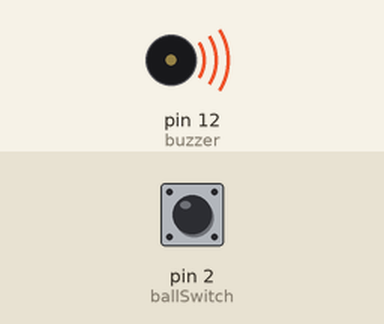
A sketch run on a simulated Arduino Uno, built with avr-gcc and run on an emulated ATmega328P. Shown: buzzer (waves = sounding, pin HIGH). The inputs (shaded band) are chosen by the test bench; at power-on: pin 2 (ballSwitch) HIGH.

Above: at 1.2 s.
1.3 s: pin 2 (ballSwitch) pulled LOW for 0.15 s
At 1.37 s:
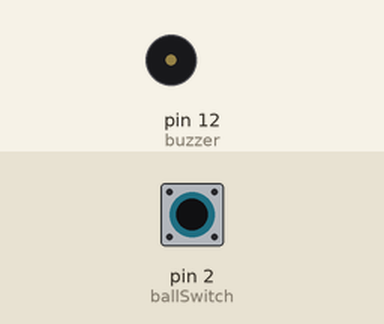
2.9 s: pin 2 (ballSwitch) pulled LOW for 3.2 s
At 7.2 s:
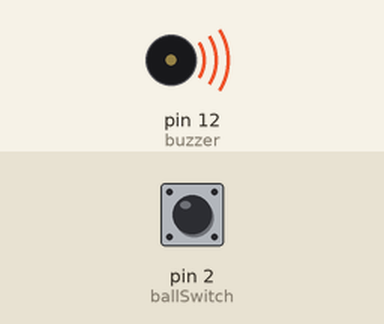
Timing chart, 0 to 8.7 s (numbered marks = the images above; inputs shaded):
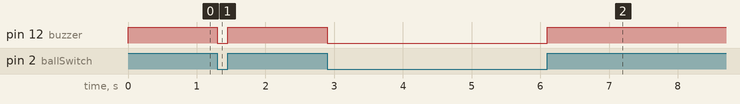

Measured:
- after the input at 1.3 s, pin 12 (buzzer): HIGH → LOW at once, → HIGH 0.15 s later
- after the input at 2.9 s, pin 12 (buzzer): HIGH → LOW at once, → HIGH 3.2 s later

The sketch:

Arduino_tiltSwitch_buzzer.ino
```cpp
#define buzzer 12
#define ballSwitch 2
//#define debounceDelay 500 //ms for debounce

// unsigned long lastDebounceTime = 0;
// int lastSwitchState;
// int switchState;

void setup() {
  // put your setup code here, to run once:
  pinMode(ballSwitch, INPUT_PULLUP);  // Initialize ball switch as an input with internal pull-up
  pinMode(buzzer, OUTPUT);            // Initialize buzzer as an output
  digitalWrite(buzzer, LOW);          // Ensure the buzzer starts off

  // switchState = digitalRead(ballSwitch); // Initialize switchState with the current state of ballSwitch
  // lastSwitchState = switchState;
}

void loop() {
  //put your main code here, to run repeatedly:
  if (digitalRead(ballSwitch) == HIGH)
  {
    digitalWrite(buzzer, HIGH);
  } else {
    digitalWrite(buzzer, LOW);        // Turn off the buzzer when the ball switch is not tilted
  }

//   int reading = digitalRead(ballSwitch);

//   //check if switched state has been changed
//   if (reading != lastSwitchState)
//   {
//     lastDebounceTime = millis(); //reset the timer
//   }

//   if ((millis() - lastDebounceTime) > debounceDelay)
//   {
//     if (reading != switchState)
//     {
//       switchState = reading;
//       digitalWrite(buzzer, switchState == HIGH ? HIGH : LOW);
//     }
//   }

//   lastSwitchState = reading;
}
```
